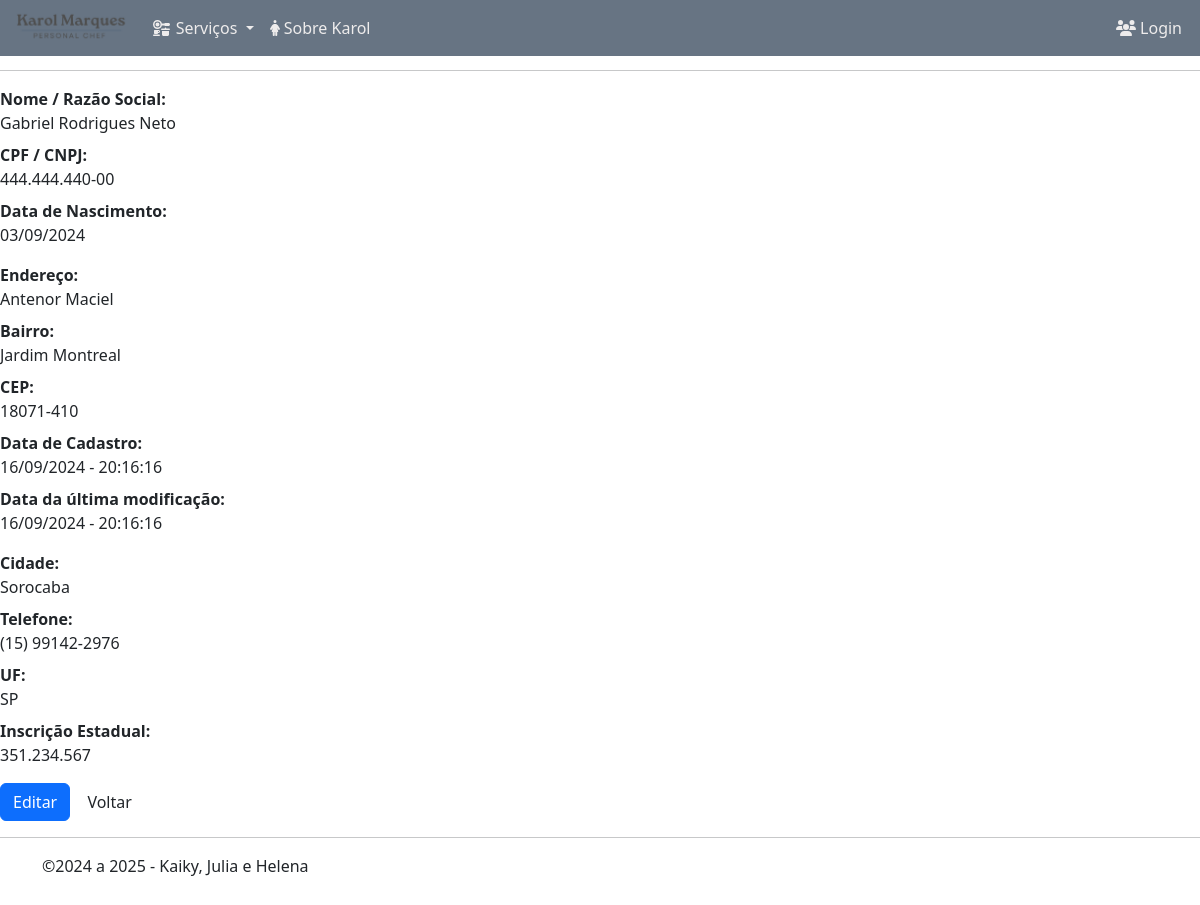
/customers/view.php?id=1, run on the app's committed database.
### tables this page shows
CREATE TABLE IF NOT EXISTS `customers` (
  `id` int NOT NULL AUTO_INCREMENT PRIMARY KEY,
  `name` 		    varchar(100) NOT NULL,
  `cpf_cnpj` 	    varchar(14) NOT NULL,
  `birthdate`       datetime NOT NULL,
  `address` 	    varchar(255) NOT NULL,
  `hood` 		    varchar(100) NOT NULL,
  `zip_code` 	    varchar(8) NOT NULL,
  `city` 		    varchar(100) NOT NULL,
  `state` 		    varchar(2) NOT NULL,
  `phone` 		    varchar(13) NOT NULL,
  `ie` 			    varchar(15) NOT NULL,
  `created` 	    datetime NOT NULL,
  `modified` 	    datetime NOT NULL
);

### customers/functions.php (called while the page is built, shortened)
<?php
function view($id = null)
{
    $db = open_database();
    try {
        $stmt = $db->prepare('SELECT * FROM customers WHERE id = :id');
        $stmt->bindParam(':id', $id, PDO::PARAM_INT);
        $stmt->execute();
        $customer = $stmt->fetch(PDO::FETCH_ASSOC);
    } catch (PDOException $e) {
        echo 'Erro ao visualizar cliente: ' . $e->getMessage();
    }
}

### inc/database.php (called while the page is built, shortened)
<?php
function formatadata($date, $formato)
{
    $dt = new DateTime($date, new DateTimeZone("America/Sao_Paulo"));
    return $dt->format($formato);
}
function formatacep($cep)
{
    $cp = substr($cep, 0, 5) . "-" . substr($cep, 5);
    return $cp;
}
function formatacpfcnpj($cpf_cnpj)
{
    if (strlen($cpf_cnpj) === 11) {
        return substr($cpf_cnpj, 0, 3) . "." . substr($cpf_cnpj, 3, 3) . "." . substr($cpf_cnpj, 6, 3) . "-" . substr($cpf_cnpj, 9, 2);
    } elseif (strlen($cpf_cnpj) === 14) {
        return substr($cpf_cnpj, 0, 2) . "." . substr($cpf_cnpj, 2, 3) . "." . substr($cpf_cnpj, 5, 3) . "/" . substr($cpf_cnpj, 8, 4) . "-" . substr($cpf_cnpj, 12, 2);
    }
    return $cpf_cnpj;
}
function formataphone($phone)
{
    $phone = "(" . substr($phone, 0, 2) . ") " . substr($phone, 2, 5) . "-" . substr($phone, 7, 4);
    return $phone;
}

### customers/view.php (the view, shortened to what this page needs)
<?php
    include('functions.php');
    view($_GET['id']);
?>
            <h2 class="mt-3">Cliente <?php echo $customer['id']; ?></h2>
            <hr>
            <dl class="dl-horizontal">
                <dt>Nome / Razão Social:</dt>
                <dd><?php echo formatacpfcnpj($customer['name']); ?></dd>
                <dt>CPF / CNPJ:</dt>
                <dd><?php echo formatacpfcnpj($customer['cpf_cnpj']); ?></dd>
                <dt>Data de Nascimento:</dt>
                <dd><?php echo formatadata($customer['birthdate'], "d/m/Y"); ?></dd>
            </dl>
            <dl class="dl-horizontal">
                <dt>Endereço:</dt>
                <dd><?php echo $customer['address']; ?></dd>
                <dt>Bairro:</dt>
                <dd><?php echo $customer['hood']; ?></dd>
                <dt>CEP:</dt>
                <dd><?php echo formatacep($customer['zip_code']); ?></dd>
                <dt>Data de Cadastro:</dt>
                <dd><?php echo formatadata($customer['created'],"d/m/Y - H:i:s"); ?></dd>
                <dt>Data da última modificação:</dt>
                <dd><?php echo formatadata($customer['modified'],"d/m/Y - H:i:s"); ?></dd>
            </dl>
            <dl class="dl-horizontal">
                <dt>Cidade:</dt>
                <dd><?php echo $customer['city']; ?></dd>
                <dt>Telefone:</dt>
                <dd><?php echo formataphone($customer['phone']); ?></dd>
                <dt>UF:</dt>
                <dd><?php echo $customer['state']; ?></dd>
                <dt>Inscrição Estadual:</dt>
                <dd><?php echo number_format($customer['ie'], 0, ",", "."); ?></dd>
            </dl>
            <div id="actions" class="row">
                <div class="col-md-12">
                    <a href="edit.php?id=<?php echo $customer['id']; ?>" class="btn btn-primary">Editar</a>
                    <a href="index.php" class="btn btn-default">Voltar</a>
                </div>
            </div>

### css/style.css (style rules this page uses)
body { margin-bottom: 30px; }

### data on the page
customers: name "Gabriel Rodrigues Neto", cpf_cnpj "444.444.440-00", birthdate "03/09/2024", address "Antenor Maciel", hood "Jardim Montreal", zip_code "18071-410", created "16/09/2024 - 20:16:16", modified "16/09/2024 - 20:16:16", city "Sorocaba", phone "(15) 99142-2976", state "SP", ie "351.234.567"

### other printed values
$data->format("Y") "2025"
